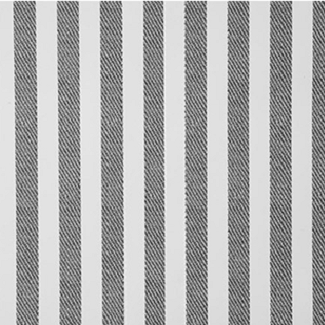
#> input picture Projetos/APS2/Figuras_APS2/Fig1_Tecido1.bmp, 325 x 325 px, found by its file name
$ python ex1.py
#> lines starting #> are read from the running program, lines starting #| are printed output that depends on the picture
import cv2
import numpy as np
import matplotlib.pyplot as plt

img1 = cv2.imread(r"C:\Users\lucca\OneDrive - Insper\Documentos\Insper\6\VisMaq\MachineVision\Projetos\APS2\Figuras_APS2\Fig1_Tecido1.bmp", cv2.IMREAD_GRAYSCALE)
#> img1 is the input picture: shape (325, 325); min 34, max 252, mean 175.2
img2 = cv2.imread(r"C:\Users\lucca\OneDrive - Insper\Documentos\Insper\6\VisMaq\MachineVision\Projetos\APS2\Figuras_APS2\Fig1_Tecido2.bmp", cv2.IMREAD_GRAYSCALE)
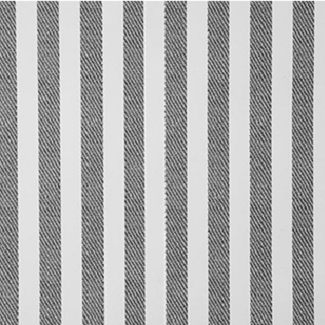
#> input picture Projetos/APS2/Figuras_APS2/Fig1_Tecido2.bmp, 325 x 325 px, found by its file name
#> img2 is the input picture: shape (325, 325); min 34, max 252, mean 173.4
img3 = cv2.imread(r"C:\Users\lucca\OneDrive - Insper\Documentos\Insper\6\VisMaq\MachineVision\Projetos\APS2\Figuras_APS2\Fig1_Tecido3.bmp", cv2.IMREAD_GRAYSCALE)
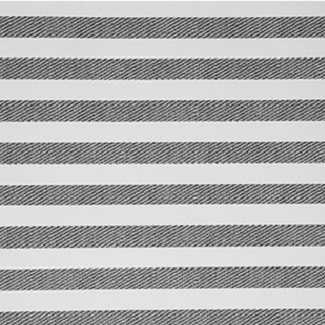
#> input picture Projetos/APS2/Figuras_APS2/Fig1_Tecido3.bmp, 325 x 325 px, found by its file name
#> img3 is the input picture: shape (325, 325); min 44, max 249, mean 174.3
img4 = cv2.imread(r"C:\Users\lucca\OneDrive - Insper\Documentos\Insper\6\VisMaq\MachineVision\Projetos\APS2\Figuras_APS2\Fig1_Tecido4.bmp", cv2.IMREAD_GRAYSCALE)
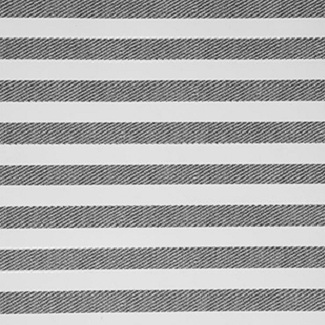
#> input picture Projetos/APS2/Figuras_APS2/Fig1_Tecido4.bmp, 325 x 325 px, found by its file name
#> img4 is the input picture: shape (325, 325); min 44, max 247, mean 173.7
img5 = cv2.imread(r"C:\Users\lucca\OneDrive - Insper\Documentos\Insper\6\VisMaq\MachineVision\Projetos\APS2\Figuras_APS2\Fig1_Tecido5.bmp", cv2.IMREAD_GRAYSCALE)
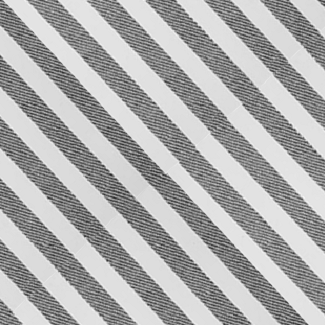
#> input picture Projetos/APS2/Figuras_APS2/Fig1_Tecido5.bmp, 325 x 325 px, found by its file name
#> img5 is the input picture: shape (325, 325); min 36, max 243, mean 172.9

images = [img1, img2, img3, img4, img5]

smoothed_images = []

for img in images:

    kernel_size = 5
    sigma = 1.0
    k = kernel_size // 2
    x = np.linspace(-k, k, kernel_size)
    kernel_1d = np.exp(-0.5 * (x**2) / sigma**2)
    kernel_1d = kernel_1d / kernel_1d.sum()
    kernel = np.outer(kernel_1d, kernel_1d)


    h, w = img.shape

    pad = kernel_size // 2
    padded_img = np.pad(img, ((pad, pad), (pad, pad)), mode='reflect')

    output = np.zeros_like(img)


    for i in range(h):
        for j in range(w):
            output[i, j] = np.sum(padded_img[i:i+kernel_size, j:j+kernel_size] * kernel)

    smoothed_images.append(output.astype(np.uint8))
#> this loop made 5 passes
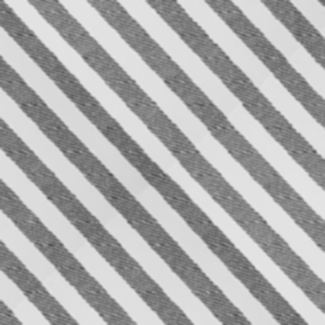
#> output: shape (325, 325); min 81, max 231, mean 172.3
#> after the loop, smoothed_images = 5 items

images_bin = [cv2.threshold(img, 0, 255, cv2.THRESH_BINARY + cv2.THRESH_OTSU)[1] for img in smoothed_images]
#> images_bin = 5 items
m = 3
d = int((m-1)/2)

kernel_y = np.array([[-1,-1,-1],[0,0,0],[1,1,1]],dtype="int16")
kernel_x = np.array([[1,0,-1],[1,0,-1],[1,0,-1]],dtype="int16")
k = 1
for i, img in enumerate(images_bin):
    (h, w) = img.shape
    fig_out_y = np.zeros((h, w), dtype = 'int16')
    fig_out_x = np.zeros((h, w), dtype = 'int16')
    fig_out_xy = np.zeros((h, w), dtype = 'int16')
    for i in range(d, h-d):
        for j in range(d, w-d):

            fig_section_x = img[i-d:i+d+1, j-d:j+d+1] * kernel_x
            sum_x = np.sum(fig_section_x)

            fig_section_y = img[i-d:i+d+1, j-d:j+d+1] * kernel_y
            sum_y = np.sum(fig_section_y)

            fig_out_x[i, j] = sum_x
            fig_out_y[i, j] = sum_y
            fig_out_xy[i, j] = abs(sum_x) + abs(sum_y)

    rows, cols = fig_out_xy.shape


    gradient_x = np.abs(fig_out_x)
    gradient_y = np.abs(fig_out_y)

    horizontal_energy = np.sum(gradient_y)
    vertical_energy = np.sum(gradient_x)

    total_energy = horizontal_energy + vertical_energy
    horizontal_ratio = horizontal_energy / total_energy if total_energy > 0 else 0
    vertical_ratio = vertical_energy / total_energy if total_energy > 0 else 0

    row_score = horizontal_ratio
    col_score = vertical_ratio

    diagonal_threshold = 0.4

    if horizontal_ratio > 0.6 and vertical_ratio < 0.4:
        pattern = "padrão horizontal"
    elif vertical_ratio > 0.6 and horizontal_ratio < 0.4:
        pattern = "padrão vertical"
    elif abs(horizontal_ratio - vertical_ratio) < 0.2:
        pattern = "padrão diagonal"
    else:
        pattern = "padrão horizontal" if horizontal_ratio > vertical_ratio else "padrão vertical"

    print(f"Imagem {k}: {pattern} (Row score: {row_score:.2f}, Col score: {col_score:.2f})")
    k += 1
    plt.subplot(1, 4, 1)
    plt.imshow(fig_out_x, cmap='gray')
    plt.title('X')
    plt.axis('off')
    plt.subplot(1, 4, 2)
    plt.imshow(fig_out_y, cmap='gray')
    plt.title('Y')
    plt.axis('off')
    plt.subplot(1, 4, 3)
    plt.imshow(fig_out_xy, cmap='gray')
    plt.title('XY')
    plt.axis('off')
    plt.subplot(1, 4, 4)
    plt.imshow(img, cmap='gray')
    plt.title('Imagem original filtrada')
    plt.axis('off')
    plt.show()
#> this loop made 5 passes
#> (horizontal_energy, vertical_energy, total_energy, horizontal_ratio, vertical_ratio, row_score, col_score, pattern) on passes 1 to 5: (1113075, 7429170, 8542245, 0.13, 0.87, 0.13, 0.87, 'padrão vertical'), (1084005, 7429170, 8513175, 0.127, 0.873, 0.127, 0.873, 'padrão vertical'), (7412850, 1078650, 8491500, 0.873, 0.127, 0.873, 0.127, 'padrão horizontal'), (7412850, 1060290, 8473140, 0.875, 0.125, 0.875, 0.125, 'padrão horizontal'), (5267790, 5608980, 10876770, 0.484, 0.516, 0.484, 0.516, 'padrão diagonal')
#| Imagem 1: padrão vertical (Row score: 0.13, Col score: 0.87)
#| Imagem 2: padrão vertical (Row score: 0.13, Col score: 0.87)
#| Imagem 3: padrão horizontal (Row score: 0.87, Col score: 0.13)
#| Imagem 4: padrão horizontal (Row score: 0.87, Col score: 0.13)
#| Imagem 5: padrão diagonal (Row score: 0.48, Col score: 0.52)
#> pass 1, `plt.show()`:
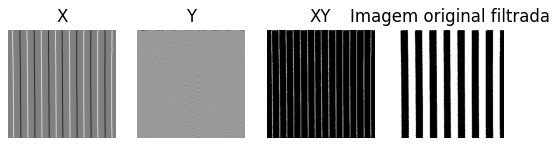
#> figure drawn by matplotlib, 4 panels
#> after the loop:
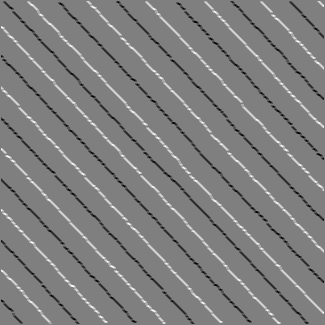
#> fig_out_y: shape (325, 325) int16; min -765, max 765, mean -0.1; drawn with min black and max white
#> after the loop, k = 6
